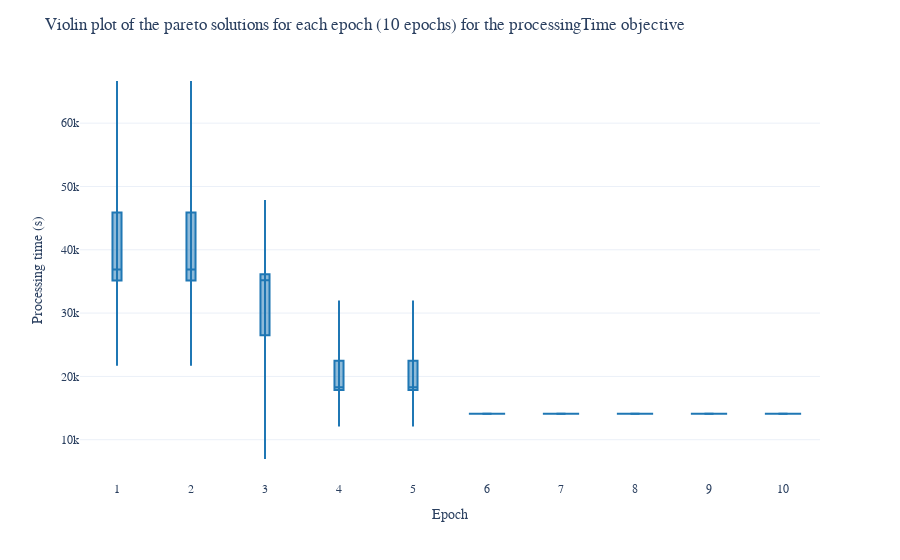
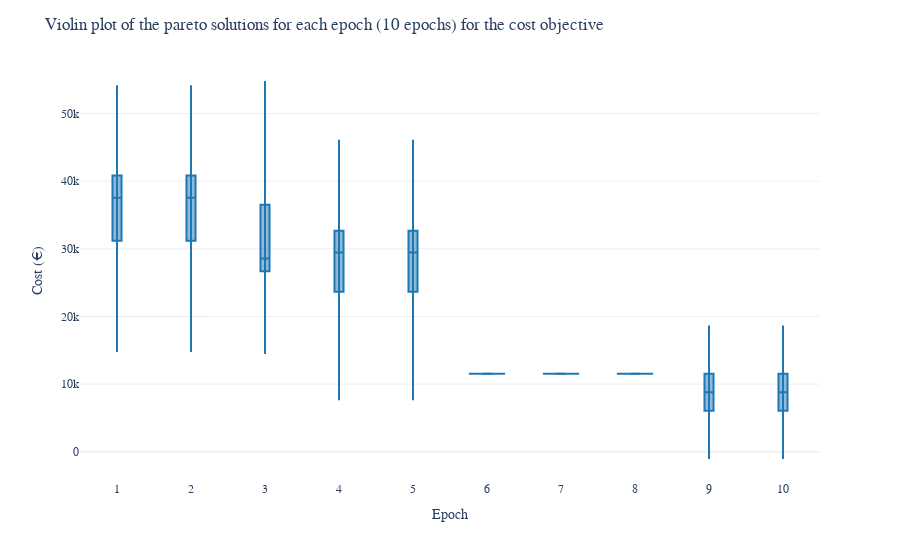
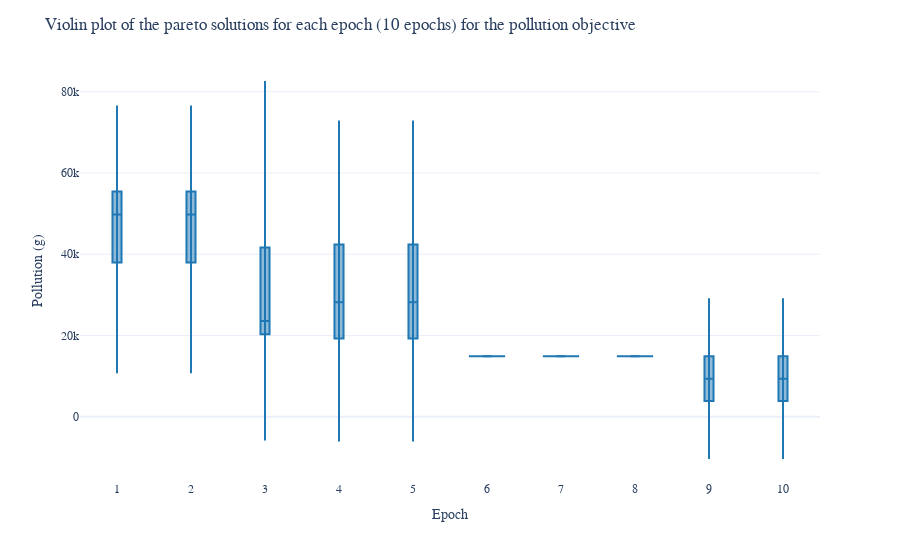
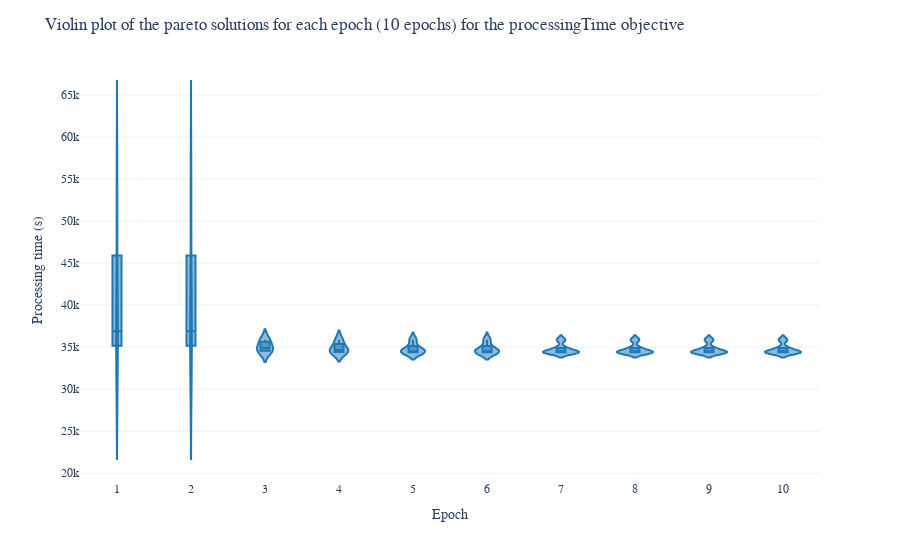

The notebook cell saved with these charts, in order:
### Code cell
# load pareto data from json
for file in os.listdir(PATH.parent / "paretos"):
    if file.endswith(".json"):
        # load file as dict
        print(file)
        with open(PATH.parent / "paretos" / file, "r") as f:
            data = ujson.load(f)
        for objective in optimDirections.keys():
            # unstack values
            df = (
                pd.DataFrame.from_dict(data[objective], orient="index")
                .stack()
                .reset_index()
                .rename(columns={"level_0": "Epoch", 0: "Value"})
                .drop(columns="level_1")
            )
            # generate plot
            generate_violin_plot(
                df,
                title=f"Violin plot of the pareto solutions for each epoch (10 epochs) for the {objective} objective",
                yaxis_title=optimUnits[objective],
            )

### Figure 1 — Plotly figure (JSON) as saved in the notebook; plotly's stock layout.template omitted (floating-point values rounded to 4 significant figures)
{"data": [{"alignmentgroup": "True", "box": {"visible": true}, "hovertemplate": "Epoch=%{x}<br>Value=%{y}<extra></extra>", "legendgroup": "", "marker": {"color": "#1f77b4"}, "name": "", "offsetgroup": "", "orientation": "v", "points": false, "scalegroup": "True", "showlegend": false, "type": "violin", "x": ["1", "1", "1", "1", "2", "2", "2", "2", "3", "3", "3", "3", "4", "4", "4", "4", "5", "5", "5", "5", "6", "7", "8", "9", "9", "10", "10"], "x0": " ", "xaxis": "x", "y": [34460.0, 37890.0, 35880.0, 53890.0, 34460.0, 35880.0, 53890.0, 37890.0, 35880.0, 34530.0, 36400.0, 18440.0, 18440.0, 17570.0, 26500.0, 18140.0, 18440.0, 17570.0, 26500.0, 18140.0, 14089, 14089, 14089, 14089, 14089, 14089, 14089], "y0": " ", "yaxis": "y"}], "layout": {"font": {"family": "Times New Roman", "size": 12}, "legend": {"tracegroupgap": 0}, "margin": {"t": 60}, "title": {"text": "Violin plot of the pareto solutions for each epoch (10 epochs) for the processingTime objective"}, "violinmode": "group", "xaxis": {"anchor": "y", "domain": [0, 1], "title": {"text": "Epoch"}}, "yaxis": {"anchor": "x", "domain": [0, 1], "title": {"text": "Processing time (s)"}}}}

### Figure 2 — Plotly figure (JSON) as saved in the notebook; plotly's stock layout.template omitted (floating-point values rounded to 4 significant figures)
{"data": [{"alignmentgroup": "True", "box": {"visible": true}, "hovertemplate": "Epoch=%{x}<br>Value=%{y}<extra></extra>", "legendgroup": "", "marker": {"color": "#1f77b4"}, "name": "", "offsetgroup": "", "orientation": "v", "points": false, "scalegroup": "True", "showlegend": false, "type": "violin", "x": ["1", "1", "1", "1", "2", "2", "2", "2", "3", "3", "3", "3", "4", "4", "4", "4", "5", "5", "5", "5", "6", "7", "8", "9", "9", "10", "10"], "x0": " ", "xaxis": "x", "y": [42760.0, 38880.0, 26130.0, 36240.0, 42760.0, 26130.0, 36240.0, 38880.0, 26130.0, 43120.0, 27260.0, 29910.0, 29910.0, 35410.0, 18320.0, 29010.0, 29910.0, 35410.0, 18320.0, 29010.0, 11540.0, 11540.0, 11540.0, 11540.0, 6066.0, 11540.0, 6066.0], "y0": " ", "yaxis": "y"}], "layout": {"font": {"family": "Times New Roman", "size": 12}, "legend": {"tracegroupgap": 0}, "margin": {"t": 60}, "title": {"text": "Violin plot of the pareto solutions for each epoch (10 epochs) for the cost objective"}, "violinmode": "group", "xaxis": {"anchor": "y", "domain": [0, 1], "title": {"text": "Epoch"}}, "yaxis": {"anchor": "x", "domain": [0, 1], "title": {"text": "Cost (€)"}}}}

### Figure 3 — Plotly figure (JSON) as saved in the notebook; plotly's stock layout.template omitted (floating-point values rounded to 4 significant figures)
{"data": [{"alignmentgroup": "True", "box": {"visible": true}, "hovertemplate": "Epoch=%{x}<br>Value=%{y}<extra></extra>", "legendgroup": "", "marker": {"color": "#1f77b4"}, "name": "", "offsetgroup": "", "orientation": "v", "points": false, "scalegroup": "True", "showlegend": false, "type": "violin", "x": ["1", "1", "1", "1", "2", "2", "2", "2", "3", "3", "3", "3", "4", "4", "4", "4", "5", "5", "5", "5", "6", "7", "8", "9", "9", "10", "10"], "x0": " ", "xaxis": "x", "y": [30090.0, 53610.0, 57270.0, 45910.0, 30090.0, 57270.0, 45910.0, 53610.0, 57270.0, 19540.0, 26070.0, 21130.0, 21130.0, 49470.0, 17410.0, 35280.0, 21130.0, 49470.0, 17410.0, 35280.0, 14880.0, 14880.0, 14880.0, 14880.0, 3914.0, 14880.0, 3914.0], "y0": " ", "yaxis": "y"}], "layout": {"font": {"family": "Times New Roman", "size": 12}, "legend": {"tracegroupgap": 0}, "margin": {"t": 60}, "title": {"text": "Violin plot of the pareto solutions for each epoch (10 epochs) for the pollution objective"}, "violinmode": "group", "xaxis": {"anchor": "y", "domain": [0, 1], "title": {"text": "Epoch"}}, "yaxis": {"anchor": "x", "domain": [0, 1], "title": {"text": "Pollution (g)"}}}}

### Figure 4 — Plotly figure (JSON) as saved in the notebook; plotly's stock layout.template omitted (floating-point values rounded to 4 significant figures)
{"data": [{"alignmentgroup": "True", "box": {"visible": true}, "hovertemplate": "Epoch=%{x}<br>Value=%{y}<extra></extra>", "legendgroup": "", "marker": {"color": "#1f77b4"}, "name": "", "offsetgroup": "", "orientation": "v", "points": false, "scalegroup": "True", "showlegend": false, "type": "violin", "x": ["1", "1", "1", "1", "2", "2", "2", "2", "3", "3", "3", "4", "4", "4", "4", "5", "5", "5", "5", "5", "6", "6", "6", "6", "6", "7", "7", "7", "7", "7", "7", "8", "8", "8", "8", "8", "8", "9", "9", "9", "9", "9", "9", "10", "10", "10", "10", "10", "10"], "x0": " ", "xaxis": "x", "y": [34460.0, 37890.0, 35880.0, 53890.0, 34460.0, 35880.0, 53890.0, 37890.0, 34460.0, 35880.0, 34890.0, 34460.0, 35880.0, 34390.0, 34890.0, 34460.0, 35880.0, 34390.0, 34390.0, 34890.0, 34460.0, 35880.0, 34390.0, 34390.0, 34890.0, 34460.0, 35880.0, 34390.0, 34390.0, 34330.0, 34890.0, 34460.0, 35880.0, 34390.0, 34390.0, 34330.0, 34890.0, 34460.0, 35880.0, 34390.0, 34390.0, 34330.0, 34890.0, 34460.0, 35880.0, 34390.0, 34390.0, 34330.0, 34890.0], "y0": " ", "yaxis": "y"}], "layout": {"font": {"family": "Times New Roman", "size": 12}, "legend": {"tracegroupgap": 0}, "margin": {"t": 60}, "title": {"text": "Violin plot of the pareto solutions for each epoch (10 epochs) for the processingTime objective"}, "violinmode": "group", "xaxis": {"anchor": "y", "domain": [0, 1], "title": {"text": "Epoch"}}, "yaxis": {"anchor": "x", "domain": [0, 1], "title": {"text": "Processing time (s)"}}}}
